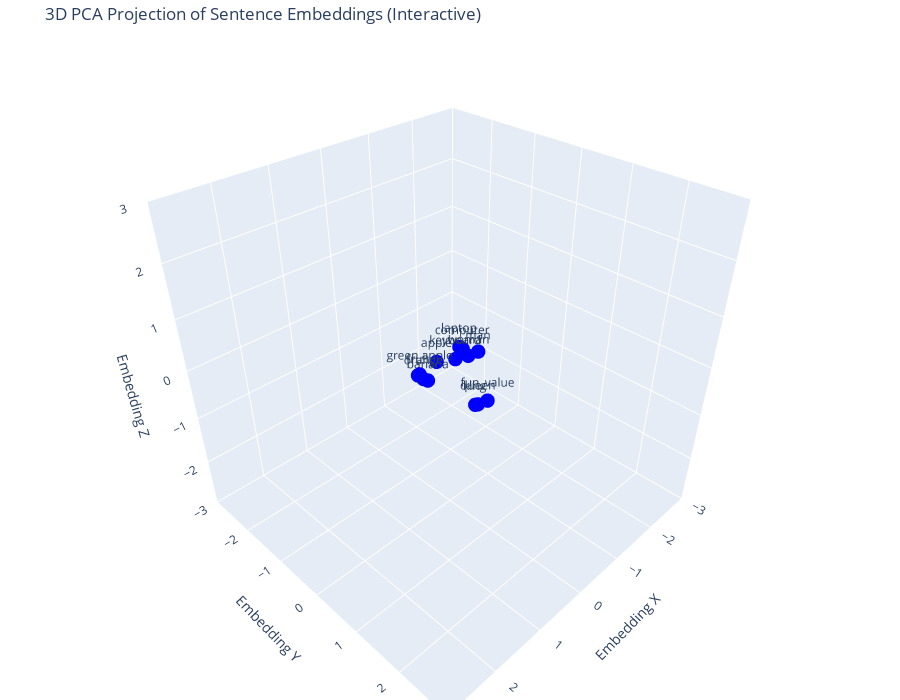

Notebook source saved alongside this figure:
### Code cell
import plotly.graph_objects as go

fig = go.Figure()

# Add 3D scatter points
fig.add_trace(go.Scatter3d(
    x=[p[0] for p in embeddings_3d],
    y=[p[1] for p in embeddings_3d],
    z=[p[2] for p in embeddings_3d],
    mode='markers+text',
    text=sentences,  # Use raw text for clean labels
    textposition='top center',
    marker=dict(size=5, color='blue'),
))

fig.update_layout(
    title='3D PCA Projection of Sentence Embeddings (Interactive)',
    scene=dict(
        xaxis_title='Embedding X',
        xaxis_range=[-3,3],
        yaxis_title='Embedding Y',
        yaxis_range=[-3,3],
        zaxis_title='Embedding Z',
        zaxis_range=[-3,3],
    ),
    margin=dict(l=0, r=0, b=0, t=40),
    height=700,
)

fig.show()

### Figure 1 — Plotly figure (JSON) as saved in the notebook; plotly's stock layout.template omitted (floating-point values rounded to 4 significant figures)
{"data": [{"marker": {"color": "blue", "size": 5}, "mode": "markers+text", "text": ["king", "queen", "man", "woman", "orange", "green apple", "apple", "banana", "fruit", "computer", "laptop", "keyboard", "fun_value", "fun_value"], "textposition": "top center", "type": "scatter3d", "x": [-0.05498, -0.07633, -0.09815, -0.01843, 0.4452, 0.4384, -0.04598, 0.3832, 0.508, -0.5624, -0.5751, -0.3433, -0.1561], "y": [0.5214, 0.5573, 0.5171, 0.3814, -0.1521, -0.253, -0.3674, -0.1195, -0.2133, -0.2761, -0.3668, -0.2288, 0.693], "z": [-0.4685, -0.4512, 0.5733, 0.4654, -0.02699, 0.01254, -0.03795, -0.07128, 0.04989, 0.0131, 0.005513, -0.06391, -0.3433]}], "layout": {"height": 700, "margin": {"b": 0, "l": 0, "r": 0, "t": 40}, "scene": {"xaxis": {"range": [-3, 3], "title": {"text": "Embedding X"}}, "yaxis": {"range": [-3, 3], "title": {"text": "Embedding Y"}}, "zaxis": {"range": [-3, 3], "title": {"text": "Embedding Z"}}}, "title": {"text": "3D PCA Projection of Sentence Embeddings (Interactive)"}}}
